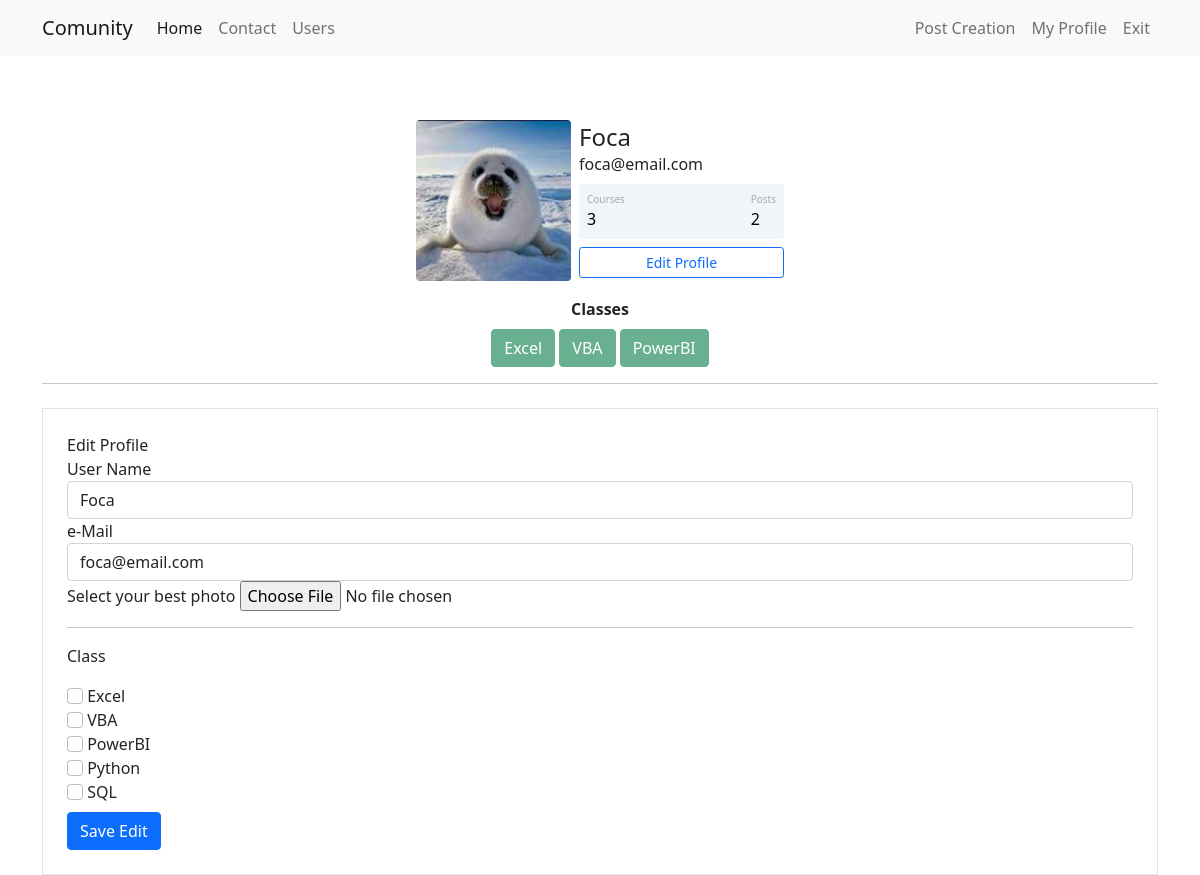
The app's page /profile/edit (signed in) with its own data.
### communitywebsite/models.py (models this page shows)
class Customer(database.Model, UserMixin):
    id = database.Column(database.Integer, primary_key=True)
    username = database.Column(database.String, nullable=False)
    email = database.Column(database.String, nullable=False, unique=True)
    password = database.Column(database.String, nullable=False)
    user_picture = database.Column(database.String, default='default.jpg')
    posts = database.relationship('Post', backref='author', lazy=True)
    courses = database.Column(database.String, nullable=False, default='Uninformed')
    def posts_counter(self):
        return len(self.posts)

### communitywebsite/routes.py (the view)
@app.route('/profile/edit', methods=['GET', 'POST'])
@login_required
def edit_profile():
    form = FormEditProfile()
    if form.validate_on_submit():
        current_user.email = form.email.data
        current_user.username = form.username.data
        if form.user_picture.data:
            image = save_image(form.user_picture.data)
            current_user.user_picture = image
        current_user.courses = update_courses(form)
        database.session.commit()
        flash(f'Profile Updated !', 'alert-success')
        return redirect(url_for('profile'))
    elif request.method == 'GET':
        form.email.data = current_user.email
        form.username.data = current_user.username
    user_picture = url_for('static', filename='Profile_Pictures/{}'.format(current_user.user_picture))
    return render_template('editprofile.html', user_picture=user_picture, form=form)

### communitywebsite/forms.py (shortened to what this page needs)
class FormEditProfile(FlaskForm):
    username = StringField('User Name', validators=[DataRequired()])
    email = StringField('e-Mail', validators=[DataRequired(), Email()])
    user_picture = FileField('Select your best photo', validators=[FileAllowed(['jpg', 'png', 'jpeg'])])
    class_excel = BooleanField('Excel')
    class_vba = BooleanField('VBA')
    class_powerbi = BooleanField('PowerBI')
    class_python = BooleanField('Python')
    class_sql = BooleanField('SQL')
    edit_profile_button = SubmitField('Save Edit')

### communitywebsite/models.py (called while the page is built)
@login_manager.user_loader
def load_user(id_user):
    return Customer.query.get(int(id_user))

### communitywebsite/templates/editprofile.html (shortened to what this page needs)
{% extends 'profile.html' %}
{% block form_edit_profile %}
  <div class="container">
    <hr>
    <div class="row">
      <div class="col">
        <form method="POST" action="" class="border p-4 mt-2" enctype="multipart/form-data">
          <legent>Edit Profile</legent>
          <fieldset>
            <div class="form-group">
              {{ form.username.label(class="form-control-label") }}
              {% if form.username.errors %}
                {{ form.username(class="form-control is-invalid") }}
                <div class="'invalid-feedback">
                  {% for erro in form.username.errors %}
                    {{ erro }}
                  {% endfor %}
                </div>
                {% else %}
                  {{ form.username(class="form-control") }}
                {% endif %}
            </div>
            <div class="form-group">
              {{ form.email.label(class="form-control-label") }}
                {% if form.email.errors %}
                  {{ form.email(class="form-control is-invalid") }}
                    <div class="'invalid-feedback">
                      {% for erro in form.email.errors %}
                        {{ erro }}
                      {% endfor %}
                    </div>
                    {% else %}
                      {{ form.email(class="form-control") }}
                {% endif %}
            </div>
            <div class="form-group">
              {{ form.user_picture.label }}
              {{ form.user_picture(class="form-control-file" )}}
            </div>
            <hr>
            <p>Class</p>
            {% for field in form %}
              {% if 'class_' in field.name %}
                <div class="form-group">
                  {{ field(class="form-check-input")}}
                  {{ field.label(class="form-check-label") }}
            </div>
              {% endif %}
            {% endfor %}
          </fieldset>
          {{ form.edit_profile_button(class="btn btn-primary mt-2")  }}
        </form>
      </div>
    </div>
  </div>
{% endblock %}

### communitywebsite/templates/profile.html
{% extends 'base.html' %}
{% block body %}
<div class="container mt-5 d-flex justify-content-center">
    <div class="card p-3">
        <div class="d-flex align-items-center">
            <div class="image pe-2"> <img src="{{ user_picture }}" class="rounded" width="155"> </div>
            <div class="ml-3 w-100">
                <h4 class="mb-0 mt-0">{{ current_user.username }}</h4> <span>{{ current_user.email }}</span>
                <div class="p-2 mt-2 bg-primary d-flex justify-content-between rounded text-white stats">
                    {% if 'Uninformed' in current_user.courses or current_user.courses == '' %}
                        <div class="d-flex flex-column"> <span class="articles">Courses</span> <span class="number1">0</span> </div>
                    {% else %}
                        <div class="d-flex flex-column"> <span class="articles">Courses</span> <span class="number1">{{ current_user.courses.count(';') + 1 }}</span> </div>
                    {% endif %}
                    <div class="d-flex flex-column"> <span class="rating">Posts</span> <span class="number3">{{ current_user.posts_counter() }}</span> </div>
                </div>
                <div class="button mt-2 d-flex flex-row align-items-center">
                    <a class="w-100" href="{{ url_for('edit_profile') }}">
                        <button class="btn btn-sm btn-outline-primary w-100">Edit Profile</button>
                    </a>
                </div>
            </div>
        </div>
    </div>
</div>
    <div class="row justify-content-center">
        <div class="col col-4" style="text-align: center">
            <strong>Classes</strong><br>
            {% for course in current_user.courses.split(';') %}
                <button type="button" class="btn btn-success mt-2" disabled>{{ course }}</button>
            {% endfor %}
        </div>
    </div>
{% block form_edit_profile %}
{% endblock %}
{% endblock %}

### communitywebsite/static/main.css (style rules this page uses)
.card { width: 400px; border: none; border-radius: 10px; background-color: #fff }
.stats { background: #f2f5f8 !important; color: #000 !important }
.articles { font-size: 10px; color: #a1aab9 }
.number1 { font-weight: 500 }
.rating { font-size: 10px; color: #a1aab9 }
.number3 { font-weight: 500 }

### records on screen
Customer: username "Foca", email "foca@email.com", courses "3"

### other values on screen
{{ current_user.posts_counter() }} "2"
{{ course }} "Excel" "VBA" "PowerBI"
{{ field.label(class="form-check-label") }} "Excel" "VBA" "PowerBI" "Python" "SQL"
